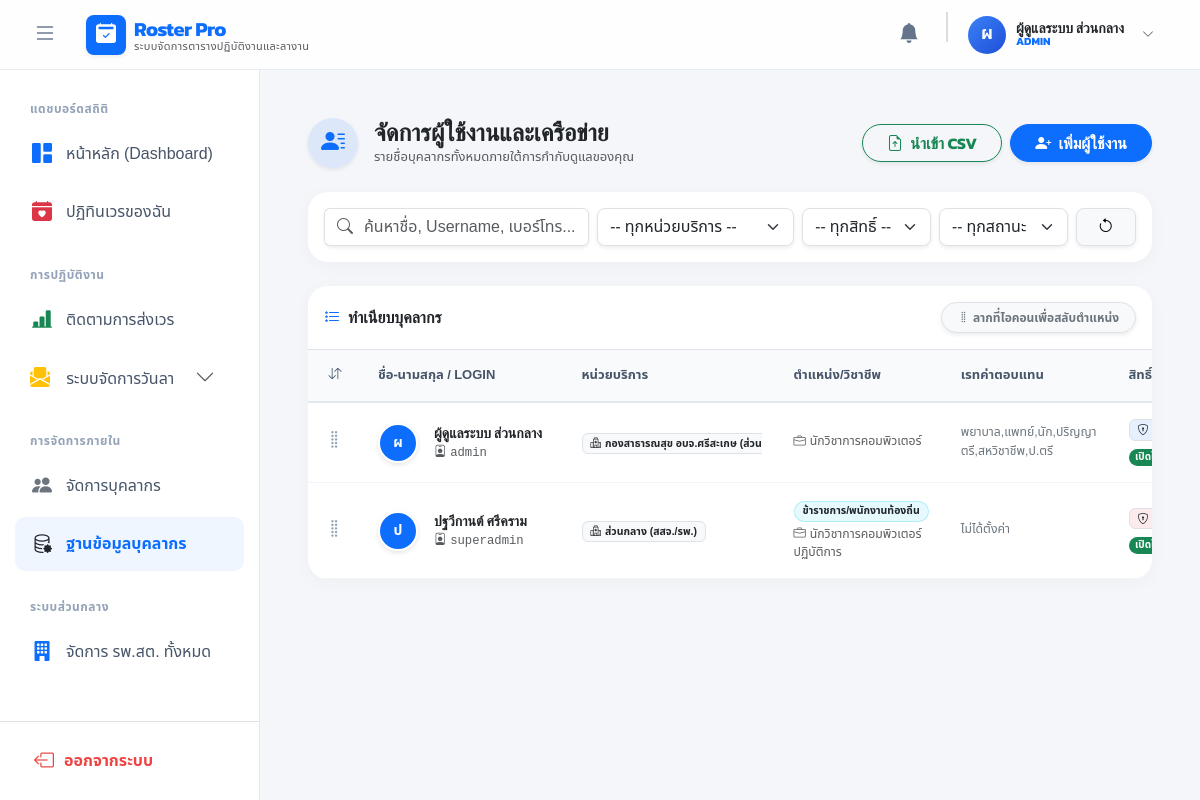
The page /index.php?c=users (signed in) on the database its author committed.
### tables this page shows
CREATE TABLE `users` (
  `id` int(11) NOT NULL,
  `hospital_id` int(11) DEFAULT NULL COMMENT 'รหัสหน่วยบริการ (NULL = แอดมินส่วนกลาง)',
  `name` varchar(100) NOT NULL,
  `phone` varchar(50) DEFAULT NULL,
  `username` varchar(50) NOT NULL,
  `password` varchar(255) NOT NULL,
  `role` enum('SUPERADMIN','ADMIN','DIRECTOR','SCHEDULER','STAFF','HR') NOT NULL DEFAULT 'STAFF',
  `is_active` tinyint(1) NOT NULL DEFAULT 1 COMMENT '1=Active, 0=Suspended',
  `position` varchar(100) DEFAULT NULL COMMENT 'ตำแหน่งการปฏิบัติงาน',
  `employee_type` enum('ข้าราชการ/พนักงานท้องถิ่น','พนักงานจ้างตามภารกิจ','พนักงานจ้างทั่วไป') NOT NULL DEFAULT 'ข้าราชการ/พนักงานท้องถิ่น',
  `start_date` date DEFAULT NULL COMMENT 'วันที่บรรจุ/เริ่มงาน',
  `type` varchar(100) DEFAULT NULL COMMENT 'วิชาชีพ/ตำแหน่ง',
  `position_number` varchar(50) DEFAULT NULL,
  `color_theme` varchar(20) DEFAULT 'primary',
  `sort_order` int(11) DEFAULT 0,
  `created_at` datetime DEFAULT current_timestamp(),
  `display_order` int(11) NOT NULL DEFAULT 0,
  `id_card` varchar(13) DEFAULT NULL,
  `pay_rate_id` int(11) DEFAULT NULL,
  `deleted_at` datetime DEFAULT NULL COMMENT 'เวลาที่ถูกลบ (Soft Delete)'
);

CREATE TABLE `pay_rates` (
  `id` int(11) NOT NULL,
  `name` varchar(100) DEFAULT NULL,
  `group_level` int(11) NOT NULL COMMENT 'ระดับกลุ่ม 1,2,3',
  `group_name` varchar(255) NOT NULL COMMENT 'ชื่อกลุ่มสายงาน',
  `keywords` text NOT NULL COMMENT 'คำค้นหาตำแหน่ง (คั่นด้วยลูกน้ำ)',
  `rate_y` int(11) NOT NULL DEFAULT 0 COMMENT 'เรทวันหยุด (ย)',
  `rate_b` int(11) NOT NULL DEFAULT 0 COMMENT 'เรทเวรบ่าย (บ)',
  `rate_r` int(11) NOT NULL DEFAULT 0 COMMENT 'เรทเวรดึก/On Call (ร)',
  `updated_at` timestamp NOT NULL DEFAULT current_timestamp() ON UPDATE current_timestamp(),
  `display_order` int(11) DEFAULT 0
);

### models/HospitalModel.php (called while the page is built, shortened)
<?php
class HospitalModel {
    private $conn;
    private $table_name = "hospitals";
    public function __construct($db) {
        $this->conn = $db;
        $this->conn->setAttribute(PDO::ATTR_ERRMODE, PDO::ERRMODE_EXCEPTION);
        $this->checkAndCreateColumns();
    }
    private function checkAndCreateColumns() {
        try {
            $stmt = $this->conn->query("SHOW COLUMNS FROM " . $this->table_name);
            $existing_columns = $stmt->fetchAll(PDO::FETCH_COLUMN);
            $required_columns = [
                'email' => 'VARCHAR(100) NULL',
                'phone' => 'VARCHAR(20) NULL',
                'address' => 'VARCHAR(255) NULL',
                'sub_district' => 'VARCHAR(100) NULL',
                'district' => 'VARCHAR(100) NULL',
                'province' => 'VARCHAR(100) NULL',
                'zipcode' => 'VARCHAR(10) NULL',
                'logo' => 'VARCHAR(255) NULL',
                'director_name' => 'VARCHAR(255) NULL',
                'hospital_code' => 'VARCHAR(20) NULL',
                'hospital_size' => "VARCHAR(10) DEFAULT 'S'",
                'latitude' => "VARCHAR(50) NULL",
                'longitude' => "VARCHAR(50) NULL",
                'shift_m_start' => "TIME DEFAULT '08:00:00'",
                'shift_m_end' => "TIME DEFAULT '16:00:00'",
                'shift_a_start' => "TIME DEFAULT '16:00:00'",
                'shift_a_end' => "TIME DEFAULT '00:00:00'",
                'shift_n_start' => "TIME DEFAULT '00:00:00'",
                'shift_n_end' => "TIME DEFAULT '08:00:00'",
                'deleted_at' => "DATETIME NULL DEFAULT NULL COMMENT 'เวลาที่ถูกลบ (Soft Delete)'"
            ];
        } catch (PDOException $e) {
            error_log("Hospital Auto-migration failed: " . $e->getMessage());
        }
    }
    public function getAllHospitals() {
        $query = "SELECT * FROM " . $this->table_name . " WHERE deleted_at IS NULL ORDER BY id ASC";
        $stmt = $this->conn->prepare($query);
        $stmt->execute();
        return $stmt->fetchAll(PDO::FETCH_ASSOC);
    }
}
?>

### views/users/index.php (the view, shortened to what this page needs)
<?php
$users_list = $users_list ?? [];
$hospitals_list = $hospitals_list ?? [];
$hosp_map = [0 => 'ส่วนกลาง (สสจ./รพ.)'];
foreach($hospitals_list as $h) {
    $hosp_map[$h['id']] = $h['name'];
}
?>
<link rel="stylesheet" href="https://cdn.jsdelivr.net/npm/flatpickr/dist/flatpickr.min.css">
<div class="container-fluid px-3 px-md-4 py-4">
    <div class="d-flex flex-column flex-md-row justify-content-between align-items-md-center mb-4 gap-3">
        <div class="d-flex align-items-center gap-3">
            <div class="bg-primary bg-opacity-10 text-primary rounded-circle d-flex align-items-center justify-content-center shadow-sm flex-shrink-0" style="width: 50px; height: 50px;">
                <i class="bi bi-person-lines-fill fs-4"></i>
            </div>
            <div>
                <h2 class="h4 text-dark mb-0 fw-bold">จัดการผู้ใช้งานและเครือข่าย</h2>
                <p class="text-muted mb-0" style="font-size: 13px;">รายชื่อบุคลากรทั้งหมดภายใต้การกำกับดูแลของคุณ</p>
            </div>
        </div>
        <div class="d-flex gap-2 flex-wrap">
            <button class="btn btn-outline-success fw-bold rounded-pill shadow-sm px-4" data-bs-toggle="modal" data-bs-target="#importCsvModal">
                <i class="bi bi-file-earmark-arrow-up me-1"></i> นำเข้า CSV
            </button>
            <button class="btn btn-primary fw-bold rounded-pill shadow-sm px-4" data-bs-toggle="modal" data-bs-target="#addUserModal" onclick="resetForm()">
                <i class="bi bi-person-plus-fill me-1"></i> เพิ่มผู้ใช้งาน
            </button>
        </div>
    </div>
    <div class="card card-modern mb-4">
        <div class="card-body p-3">
            <div class="row g-2 align-items-center">
                <div class="col-md-4">
                    <div class="input-group shadow-sm rounded-3">
                        <span class="input-group-text bg-white border-end-0"><i class="bi bi-search text-muted"></i></span>
                        <input type="text" id="searchInput" class="form-control border-start-0 ps-0" placeholder="ค้นหาชื่อ, Username, เบอร์โทร...">
                    </div>
                </div>
                <div class="col-md-3">
                    <select id="filterHospital" class="form-select shadow-sm rounded-3">
                        <option value="">-- ทุกหน่วยบริการ --</option>
                    </select>
                </div>
                <div class="col-md-2">
                    <select id="filterRole" class="form-select shadow-sm rounded-3">
                        <option value="">-- ทุกสิทธิ์ --</option>
                    </select>
                </div>
                <div class="col-md-2">
                    <select id="filterStatus" class="form-select shadow-sm rounded-3">
                        <option value="">-- ทุกสถานะ --</option>
                    </select>
                </div>
                <div class="col-md-1">
                    <button class="btn btn-light border w-100 rounded-3 shadow-sm" onclick="clearFilters()" title="ล้างตัวกรอง">
                        <i class="bi bi-arrow-counterclockwise"></i>
                    </button>
                </div>
            </div>
        </div>
    </div>
    <div class="card card-modern overflow-hidden">
        <div class="card-header bg-white py-3 border-bottom d-flex justify-content-between align-items-center">
            <h6 class="mb-0 fw-bold text-dark"><i class="bi bi-list-stars text-primary me-2"></i>ทำเนียบบุคลากร</h6>
            <span class="badge bg-light text-secondary border px-3 py-2 rounded-pill shadow-sm"><i class="bi bi-grip-vertical"></i> ลากที่ไอคอนเพื่อสลับตำแหน่ง</span>
        </div>
        <div class="table-responsive">
            <table class="table table-modern mb-0" style="min-width: 1100px;">
                <thead>
                    <tr>
                        <th class="text-center" width="5%"><i class="bi bi-arrow-down-up"></i></th>
                        <th width="20%">ชื่อ-นามสกุล / Login</th>
                        <th width="18%">หน่วยบริการ</th>
                        <th width="15%">ตำแหน่ง/วิชาชีพ</th>
                        <th width="12%">เรทค่าตอบแทน</th>
                        <th width="15%">สิทธิ์ & สถานะ</th>
                    </tr>
                </thead>
                <tbody id="users-table-body">
                    <?php if(empty($users_list)): ?>
                        <tr><td colspan="7" class="text-center py-5 text-muted">ไม่พบข้อมูลผู้ใช้งานในระบบ</td></tr>
                    <?php else: foreach($users_list as $user):
                        $theme = $user['color_theme'] ?? 'primary';
                        $initial = mb_substr($user['name'], 0, 1, 'UTF-8');
                    ?>
                        <tr class="user-row"
                            data-id="<?= $user['id'] ?>"
                            data-hospital="<?= $user['hospital_id'] ?? 0 ?>"
                            data-role="<?= strtoupper($user['role']) ?>"
                            data-status="<?= $user['is_active'] ?? 1 ?>">
                            <td class="text-center"><i class="bi bi-grip-vertical drag-handle"></i></td>
                            <td>
                                <div class="d-flex align-items-center">
                                    <div class="avatar-circle bg-<?= $theme ?> me-3"><?= $initial ?></div>
                                    <div>
                                        <div class="fw-bold text-dark user-name"><?= htmlspecialchars($user['name']) ?></div>
                                        <div class="small text-muted font-monospace user-username"><i class="bi bi-person-badge me-1"></i><?= htmlspecialchars($user['username'] ?? $user['phone']) ?></div>
                                    </div>
                                </div>
                            </td>
                            <td>
                                <div class="text-truncate" style="max-width: 180px;">
                                    <span class="badge bg-light text-dark border px-2 py-1"><i class="bi bi-hospital me-1"></i><?= htmlspecialchars($hosp_map[$user['hospital_id'] ?? 0]) ?></span>
                                </div>
                            </td>
                            <td>
                                <span class="badge bg-info bg-opacity-10 text-dark border border-info border-opacity-25 px-2 py-1 rounded-pill mb-1"><?= htmlspecialchars($user['employee_type'] ?? 'ทั่วไป') ?></span>
                                <div class="small text-muted"><i class="bi bi-briefcase me-1"></i><?= htmlspecialchars($user['type'] ?? '-') ?></div>
                            </td>
                            <td>
                                <div class="small text-secondary fw-medium"><?= htmlspecialchars($user['pay_rate_name'] ?? 'ไม่ได้ตั้งค่า') ?></div>
                            </td>
                            <td>
                                <?php
                                    $role_color = 'bg-secondary';
                                    if($user['role'] == 'SUPERADMIN') $role_color = 'bg-danger';
                                    elseif($user['role'] == 'ADMIN' || $user['role'] == 'HR') $role_color = 'bg-primary';
                                    elseif($user['role'] == 'SCHEDULER') $role_color = 'bg-success';
                                ?>
                                <span class="badge <?= $role_color ?> bg-opacity-10 text-dark border px-2 py-1 mb-1" style="font-size: 11px;"><i class="bi bi-shield-lock me-1"></i><?= htmlspecialchars($user['role']) ?></span>
                                <div>
                                    <?php if(isset($user['is_active']) && $user['is_active'] == 1): ?>
                                        <span class="badge bg-success rounded-pill" style="font-size: 10px;">เปิดใช้งาน</span>
                                    <?php else: ?>
                                        <span class="badge bg-danger rounded-pill" style="font-size: 10px;">ระงับบัญชี</span>
                                    <?php endif; ?>
                                </div>
                            </td>
                        </tr>
                    <?php endforeach; endif; ?>
                </tbody>
            </table>
        </div>
    </div>
</div>

### views/layouts/header.php (style rules this page uses)
:root { --primary-color: #0d6efd; --sidebar-bg: #ffffff; --navbar-height: 70px; }
body { font-family: 'Noto Sans Thai', sans-serif; background-color: #f4f6f9; height: 100vh; overflow: hidden; margin: 0; padding: 0; -webkit-font-smoothing: antialiased; }
h1, h2, h3, h4, h5, h6, .fw-bold { font-family: 'Kanit', sans-serif; }

### views/users/index.php (style rules this page uses)
.card-modern { border: none; border-radius: 1.25rem; box-shadow: 0 4px 20px rgba(0,0,0,0.03); background: #ffffff; }
.table-modern th { font-weight: 600; color: #475569; font-size: 13px; background-color: #f8fafc; text-transform: uppercase; border-bottom: 2px solid #e2e8f0; padding: 1rem; }
.table-modern td { vertical-align: middle; font-size: 14px; border-bottom: 1px solid #f1f5f9; padding: 1rem; background-color: #ffffff; }
.drag-handle { cursor: grab; font-size: 1.2rem; color: #94a3b8; }
.avatar-circle { width: 40px; height: 40px; border-radius: 50%; display: flex; align-items: center; justify-content: center; font-weight: bold; color: white; border: 2px solid white; box-shadow: 0 2px 5px rgba(0,0,0,0.1); }

### rows shown on the page
users: name "ผ", name "ผู้ดูแลระบบ ส่วนกลาง", username "admin", hospital "กองสาธารณสุข อบจ.ศรีสะเกษ (…", type "นักวิชาการคอมพิวเตอร์", pay_rate.name "พยาบาล,แพทย์,นัก,ปริญญาตรี,สหวิชาชีพ,ป.ตรี", is_active "เปิดใช้งาน"
users: name "ป", name "ปฐวีกานต์ ศรีคราม", username "superadmin", hospital "ส่วนกลาง (สสจ./รพ.)", employee_type "ข้าราชการ/พนักงานท้องถิ่น", type "นักวิชาการคอมพิวเตอร์ปฏิบัติการ", pay_rate_name "ไม่ได้ตั้งค่า", is_active "เปิดใช้งาน"

### other values the page prints
$app_name "Roster Pro"
$app_subtitle "ระบบจัดการตารางปฏิบัติงานและลางาน"
mb_substr($_SESSION['user']['name'], 0, 1, 'UTF-8') "ผ"
$_SESSION['user']['name'] "ผู้ดูแลระบบ ส่วนกลาง"
$_SESSION['user']['role'] "ADMIN"
